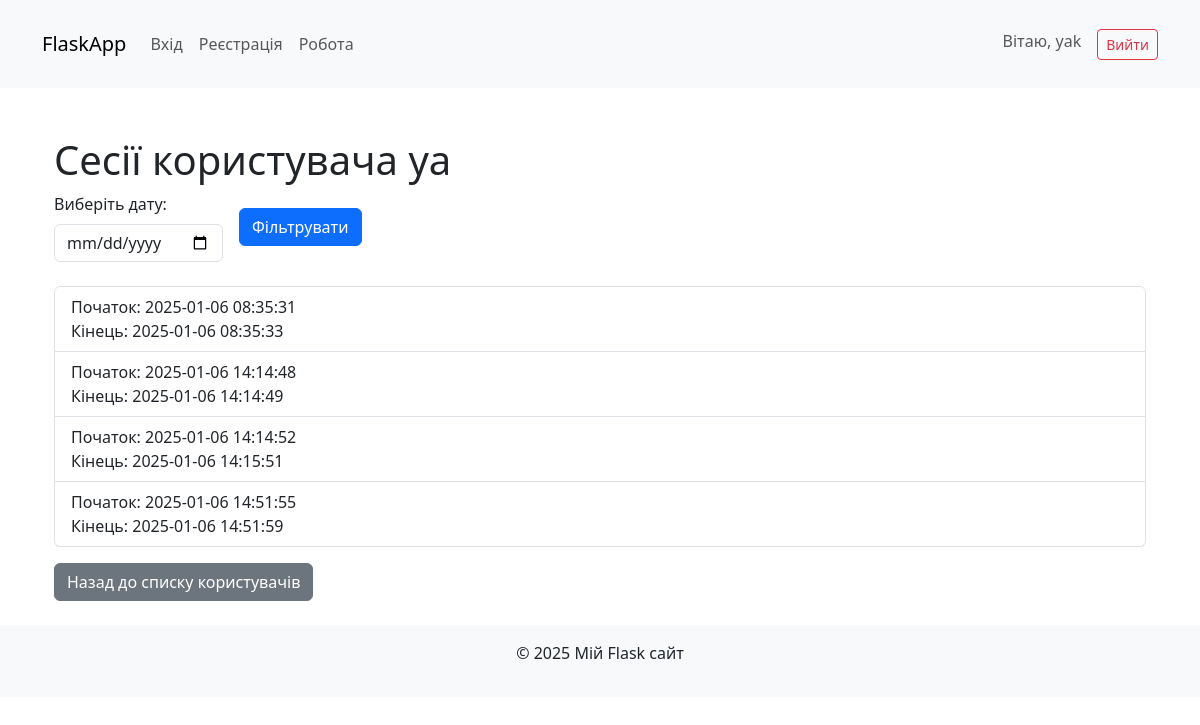
The page /user/2/sessions (signed in) on the database its author committed.
### app.py (models this page shows)
class User(db.Model):
    id = db.Column(db.Integer, primary_key=True)
    username = db.Column(db.String(150), nullable=False, unique=True)
    email = db.Column(db.String(150), nullable=False, unique=True)
    password = db.Column(db.String(200), nullable=False)
    role = db.Column(db.String(50), default='user')  # 'user' або 'admin'
    work_sessions = db.relationship('WorkSession', backref='user', lazy=True)

class WorkSession(db.Model):
    id = db.Column(db.Integer, primary_key=True)
    user_id = db.Column(db.Integer, db.ForeignKey('user.id'), nullable=False)
    start_time = db.Column(db.DateTime, nullable=True)
    end_time = db.Column(db.DateTime, nullable=True)

### app.py (the view, shortened to what this page needs)
@app.route('/user/<int:user_id>/sessions', methods=['GET', 'POST'])
def user_sessions(user_id):
    if 'user_id' not in session:
        flash('Будь ласка, увійдіть, щоб отримати доступ до цієї сторінки.', 'error')
        return redirect(url_for('login'))
    user = User.query.get_or_404(user_id)
    filter_date = None
    filtered_sessions = user.work_sessions
    return render_template('user_sessions.html', user=user, sessions=filtered_sessions, filter_date=filter_date)

### templates/user_sessions.html (shortened to what this page needs)
{% extends "base.html" %}
{% block content %}
<div class="container mt-5">
    <h1>Сесії користувача {{ user.username }}</h1>
    <form method="POST" class="mb-4">
        <div class="row g-3 align-items-center">
            <div class="col-auto">
                <label for="filter_date" class="form-label">Виберіть дату:</label>
                <input type="date" id="filter_date" name="filter_date" class="form-control" required>
            </div>
            <div class="col-auto">
                <button type="submit" class="btn btn-primary">Фільтрувати</button>
            </div>
        </div>
    </form>
    {% if sessions %}
        <ul class="list-group">
            {% for session in sessions %}
            <li class="list-group-item">
                Початок: {{ session.start_time.strftime('%Y-%m-%d %H:%M:%S') if session.start_time else "Не вказано" }}<br>
                Кінець: {{ session.end_time.strftime('%Y-%m-%d %H:%M:%S') if session.end_time else "Активна сесія" }}
            </li>
            {% endfor %}
        </ul>
    {% else %}
        <p class="text-muted">Немає сесій для вибраної дати.</p>
    {% endif %}
    <a href="{{ url_for('users') }}" class="btn btn-secondary mt-3">Назад до списку користувачів</a>
</div>
{% endblock %}

### rows shown on the page
User: username "уа"
WorkSession: start_time "2025-01-06 08:35:31", end_time "2025-01-06 08:35:33"
WorkSession: start_time "2025-01-06 14:14:48", end_time "2025-01-06 14:14:49"
WorkSession: start_time "2025-01-06 14:14:52", end_time "2025-01-06 14:15:51"
WorkSession: start_time "2025-01-06 14:51:55", end_time "2025-01-06 14:51:59"

### other values the page prints
{{ session['username'] }} "уаk"
